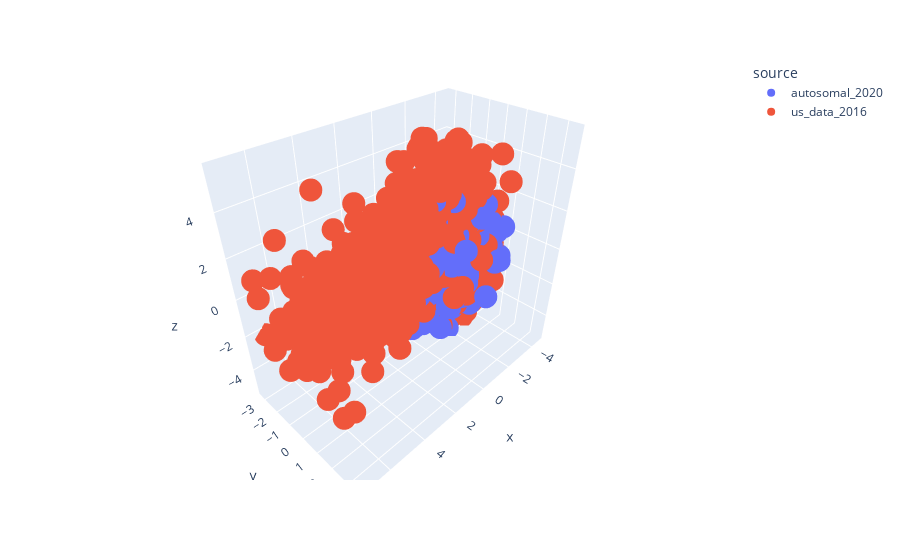
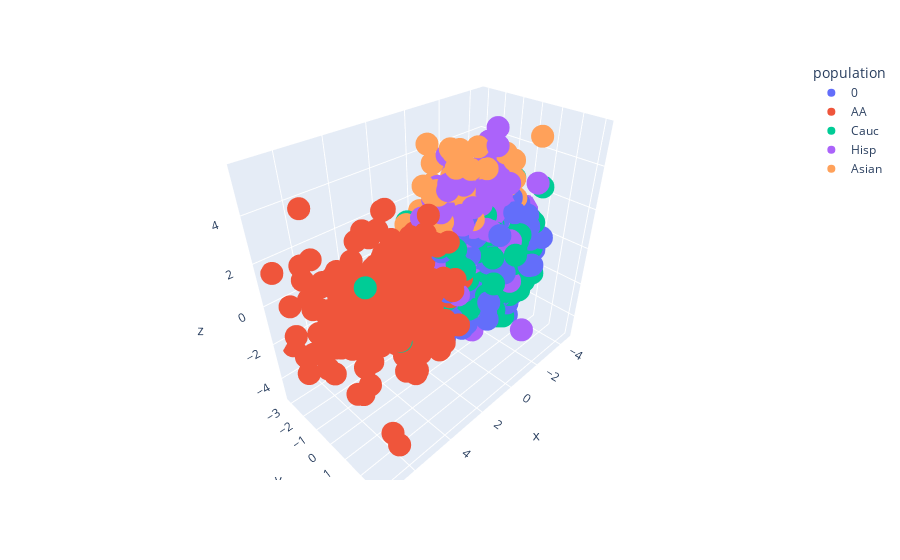

The code cell stored with these charts, in order, in its notebook:
### Markdown cell above
**Bel vs US**

### Code cell
vizualize_pca(dh.get('new_bel_vs_us'), 'source', one_hot=True)
vizualize_pca(dh.get('new_bel_vs_us'), 'population', one_hot=True)

### Figure 1 — Plotly figure (JSON) as saved in the notebook; plotly's stock layout.template omitted (floating-point values rounded to 4 significant figures; data arrays with more than 128 entries replaced by an {"elided": "..."} marker saying what was removed)
{"data": [{"hovertemplate": "source=autosomal_2020<br>x=%{x}<br>y=%{y}<br>z=%{z}<extra></extra>", "legendgroup": "autosomal_2020", "marker": {"color": "#636efa", "symbol": "circle"}, "mode": "markers", "name": "autosomal_2020", "scene": "scene", "showlegend": true, "type": "scatter3d", "x": {"elided": "547 float values"}, "y": {"elided": "547 float values"}, "z": {"elided": "547 float values"}}, {"hovertemplate": "source=us_data_2016<br>x=%{x}<br>y=%{y}<br>z=%{z}<extra></extra>", "legendgroup": "us_data_2016", "marker": {"color": "#EF553B", "symbol": "circle"}, "mode": "markers", "name": "us_data_2016", "scene": "scene", "showlegend": true, "type": "scatter3d", "x": {"elided": "1005 float values"}, "y": {"elided": "1005 float values"}, "z": {"elided": "1005 float values"}}], "layout": {"legend": {"title": {"text": "source"}, "tracegroupgap": 0}, "margin": {"t": 60}, "scene": {"domain": {"x": [0, 1], "y": [0, 1]}, "xaxis": {"title": {"text": "x"}}, "yaxis": {"title": {"text": "y"}}, "zaxis": {"title": {"text": "z"}}}}}

### Figure 2 — Plotly figure (JSON) as saved in the notebook; plotly's stock layout.template omitted (floating-point values rounded to 4 significant figures; data arrays with more than 128 entries replaced by an {"elided": "..."} marker saying what was removed)
{"data": [{"hovertemplate": "population=0<br>x=%{x}<br>y=%{y}<br>z=%{z}<extra></extra>", "legendgroup": "0", "marker": {"color": "#636efa", "symbol": "circle"}, "mode": "markers", "name": "0", "scene": "scene", "showlegend": true, "type": "scatter3d", "x": {"elided": "547 float values"}, "y": {"elided": "547 float values"}, "z": {"elided": "547 float values"}}, {"hovertemplate": "population=AA<br>x=%{x}<br>y=%{y}<br>z=%{z}<extra></extra>", "legendgroup": "AA", "marker": {"color": "#EF553B", "symbol": "circle"}, "mode": "markers", "name": "AA", "scene": "scene", "showlegend": true, "type": "scatter3d", "x": {"elided": "326 float values"}, "y": {"elided": "326 float values"}, "z": {"elided": "326 float values"}}, {"hovertemplate": "population=Cauc<br>x=%{x}<br>y=%{y}<br>z=%{z}<extra></extra>", "legendgroup": "Cauc", "marker": {"color": "#00cc96", "symbol": "circle"}, "mode": "markers", "name": "Cauc", "scene": "scene", "showlegend": true, "type": "scatter3d", "x": {"elided": "361 float values"}, "y": {"elided": "361 float values"}, "z": {"elided": "361 float values"}}, {"hovertemplate": "population=Hisp<br>x=%{x}<br>y=%{y}<br>z=%{z}<extra></extra>", "legendgroup": "Hisp", "marker": {"color": "#ab63fa", "symbol": "circle"}, "mode": "markers", "name": "Hisp", "scene": "scene", "showlegend": true, "type": "scatter3d", "x": {"elided": "230 float values"}, "y": {"elided": "230 float values"}, "z": {"elided": "230 float values"}}, {"hovertemplate": "population=Asian<br>x=%{x}<br>y=%{y}<br>z=%{z}<extra></extra>", "legendgroup": "Asian", "marker": {"color": "#FFA15A", "symbol": "circle"}, "mode": "markers", "name": "Asian", "scene": "scene", "showlegend": true, "type": "scatter3d", "x": [0.8819, 0.8122, -0.046, -1.264, 0.6777, -1.386, -0.8357, 2.537, 0.3601, 0.09806, 0.1992, -2.603, -0.8546, 0.1902, 0.4805, 0.05842, -0.1618, -0.2014, 0.6134, -0.5766, 2.188, -0.8769, -1.296, 1.217, 0.02098, 0.3522, -0.6301, -1.437, -0.2197, 0.5819, 0.3254, 1.057, 0.4137, 0.00284, -1.644, 1.11, -0.4847, 0.03973, -1.126, 0.298, -0.3017, -2.026, -0.7573, -1.179, 0.8348, 2.049, -0.5457, -0.3623, -0.1783, -0.6325, -2.181, -1.884, 1.305, 1.05, -0.5088, -0.1149, -0.1521, -0.2085, 1.029, -0.5181, 0.6957, 0.7538, -0.5356, -2.583, 0.396, 0.4633, -1.237, -0.7741, -4.134, -2.642, 0.7178, 0.6257, 1.557, 0.1439, 1.143, 1.435, -0.5371, -1.593, -0.8026, 0.3811, -0.5174, 0.194, -0.09592, -2.31, -2.62, 0.08964, 0.02198, 0.3804], "y": [0.1555, 0.3383, -0.8208, -0.5414, -1.16, 0.1602, -0.09581, -0.9059, -1.391, -0.1624, 0.1832, 0.6996, -0.5511, -0.1635, 0.01677, -0.8068, -0.2117, -0.7004, -0.1568, -0.3131, -0.4957, -0.547, -0.529, 0.04527, -0.1342, 0.02316, 0.4921, -0.1339, -0.7817, -0.3615, -0.273, -0.3212, -1.047, -0.7483, -1.255, -1.384, -0.8702, -0.3594, 0.1521, -0.9992, -0.4297, -0.03269, 0.521, 0.03222, -0.7353, -1.192, -0.06448, -0.679, -0.2497, -0.3838, 0.5032, 0.5398, -0.6858, -0.4348, 0.2172, -0.3603, 0.04538, -0.7045, -1.606, 0.1011, 0.01362, -0.03267, 0.2031, -0.2785, -1.376, 0.752, -0.6181, 0.1195, 0.6694, -0.759, -0.8071, -0.06124, -0.1708, -0.5369, -0.2658, -0.8001, -0.5178, -0.6039, -0.1528, -0.2157, -0.4519, -0.06508, 0.5, 0.6613, 0.5316, -0.565, 0.06596, 0.1577], "z": [2.43, 4.779, 2.446, 3.409, 0.489, 1.758, 3.483, 0.5675, 4.304, 5.16, 0.468, 2.452, 1.74, 5.05, 0.3707, 3.359, 2.248, 2.383, 3.059, 2.665, 0.4248, 3.26, 3.139, 2.551, 3.928, 5.159, 0.1918, 4.911, 2.222, 2.862, 5.065, 2.553, 2.681, 2.833, 2.38, 2.466, 2.701, 5.058, 1.946, 1.137, 4.804, 2.682, 4.323, 3.025, 2.475, 2.266, 2.076, 3.168, 4.905, 3.92, 3.119, 4.643, 5.558, 3.686, 2.509, 2.592, 2.909, 3.388, 1.695, 1.601, 1.571, 5.407, 5.188, 2.587, 3.411, 4.754, 2.193, 1.707, 4.777, 3.54, 2.09, 3.643, 3.757, 3.528, 3.581, 3.88, 2.852, 3.575, 3.063, 2.623, 3.072, 3.091, 2.308, 4.254, 3.295, 3.931, 3.46, 3.851]}], "layout": {"legend": {"title": {"text": "population"}, "tracegroupgap": 0}, "margin": {"t": 60}, "scene": {"domain": {"x": [0, 1], "y": [0, 1]}, "xaxis": {"title": {"text": "x"}}, "yaxis": {"title": {"text": "y"}}, "zaxis": {"title": {"text": "z"}}}}}
